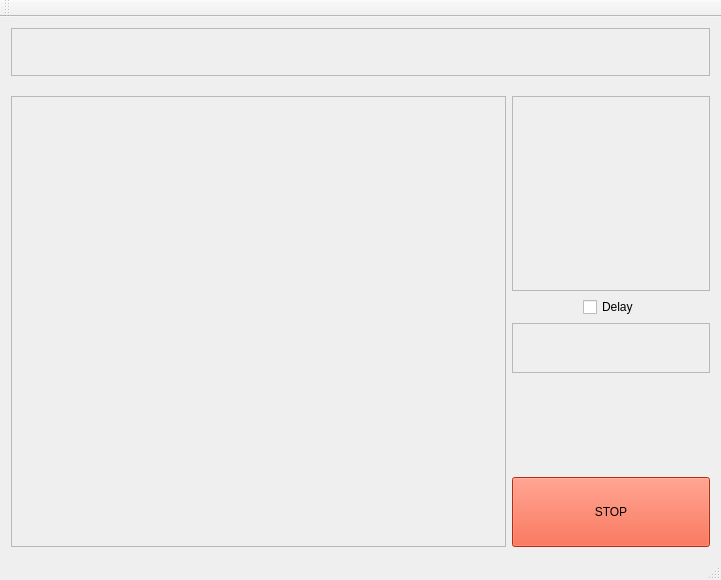
<?xml version="1.0" encoding="UTF-8"?>
<ui version="4.0">
 <class>MainWindow</class>
 <widget class="QMainWindow" name="MainWindow">
  <property name="geometry">
   <rect>
    <x>0</x>
    <y>0</y>
    <width>721</width>
    <height>580</height>
   </rect>
  </property>
  <property name="windowTitle">
   <string>MainWindow</string>
  </property>
  <widget class="QWidget" name="centralWidget">
   <property name="minimumSize">
    <size>
     <width>640</width>
     <height>480</height>
    </size>
   </property>
   <layout class="QGridLayout" name="gridLayout_2">
    <item row="0" column="0">
     <layout class="QGridLayout" name="gridLayout">
      <item row="0" column="0">
       <layout class="QVBoxLayout" name="verticalLayout" stretch="10,3,95">
        <item>
         <layout class="QHBoxLayout" name="horizontalLayout_2">
          <item>
           <widget class="QFrame" name="message_frame">
            <property name="frameShape">
             <enum>QFrame::StyledPanel</enum>
            </property>
            <property name="frameShadow">
             <enum>QFrame::Raised</enum>
            </property>
           </widget>
          </item>
         </layout>
        </item>
        <item>
         <spacer name="verticalSpacer_2">
          <property name="orientation">
           <enum>Qt::Vertical</enum>
          </property>
          <property name="sizeHint" stdset="0">
           <size>
            <width>20</width>
            <height>40</height>
           </size>
          </property>
         </spacer>
        </item>
        <item>
         <layout class="QHBoxLayout" name="horizontalLayout" stretch="75,30">
          <item>
           <layout class="QVBoxLayout" name="verticalLayout_5" stretch="95">
            <item>
             <widget class="QFrame" name="map_frame">
              <property name="frameShape">
               <enum>QFrame::StyledPanel</enum>
              </property>
              <property name="frameShadow">
               <enum>QFrame::Raised</enum>
              </property>
             </widget>
            </item>
           </layout>
          </item>
          <item>
           <layout class="QVBoxLayout" name="verticalLayout_2" stretch="20,0,20,10,0">
            <item>
             <widget class="QFrame" name="camera_frame">
              <property name="minimumSize">
               <size>
                <width>0</width>
                <height>0</height>
               </size>
              </property>
              <property name="frameShape">
               <enum>QFrame::StyledPanel</enum>
              </property>
              <property name="frameShadow">
               <enum>QFrame::Raised</enum>
              </property>
             </widget>
            </item>
            <item alignment="Qt::AlignHCenter">
             <widget class="QCheckBox" name="checkBox">
              <property name="text">
               <string>Delay</string>
              </property>
             </widget>
            </item>
            <item>
             <widget class="QFrame" name="stop_frame">
              <property name="maximumSize">
               <size>
                <width>16777215</width>
                <height>50</height>
               </size>
              </property>
              <property name="frameShape">
               <enum>QFrame::StyledPanel</enum>
              </property>
              <property name="frameShadow">
               <enum>QFrame::Raised</enum>
              </property>
             </widget>
            </item>
            <item>
             <spacer name="verticalSpacer">
              <property name="orientation">
               <enum>Qt::Vertical</enum>
              </property>
              <property name="sizeHint" stdset="0">
               <size>
                <width>20</width>
                <height>40</height>
               </size>
              </property>
             </spacer>
            </item>
            <item>
             <widget class="QPushButton" name="stop_button">
              <property name="minimumSize">
               <size>
                <width>0</width>
                <height>70</height>
               </size>
              </property>
              <property name="styleSheet">
               <string notr="true">background-color: rgb(255, 62, 23);
color: rgb(0, 0, 0);</string>
              </property>
              <property name="text">
               <string>STOP</string>
              </property>
             </widget>
            </item>
           </layout>
          </item>
         </layout>
        </item>
       </layout>
      </item>
     </layout>
    </item>
   </layout>
  </widget>
  <widget class="QMenuBar" name="menuBar">
   <property name="geometry">
    <rect>
     <x>0</x>
     <y>0</y>
     <width>721</width>
     <height>21</height>
    </rect>
   </property>
  </widget>
  <widget class="QToolBar" name="mainToolBar">
   <attribute name="toolBarArea">
    <enum>TopToolBarArea</enum>
   </attribute>
   <attribute name="toolBarBreak">
    <bool>false</bool>
   </attribute>
  </widget>
  <widget class="QStatusBar" name="statusBar"/>
 </widget>
 <layoutdefault spacing="6" margin="11"/>
 <resources/>
 <connections/>
</ui>
